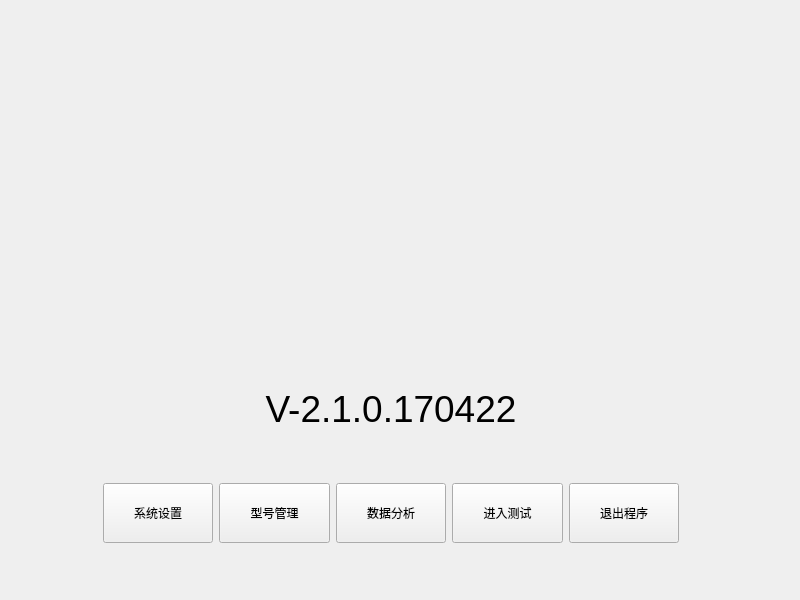
<?xml version="1.0" encoding="UTF-8"?>
<ui version="4.0">
 <class>Desktop</class>
 <widget class="QWidget" name="Desktop">
  <property name="geometry">
   <rect>
    <x>0</x>
    <y>0</y>
    <width>800</width>
    <height>600</height>
   </rect>
  </property>
  <property name="windowTitle">
   <string>Desktop</string>
  </property>
  <layout class="QVBoxLayout" name="verticalLayout">
   <property name="leftMargin">
    <number>0</number>
   </property>
   <property name="topMargin">
    <number>0</number>
   </property>
   <property name="rightMargin">
    <number>0</number>
   </property>
   <property name="bottomMargin">
    <number>0</number>
   </property>
   <item>
    <widget class="QStackedWidget" name="desktop">
     <property name="currentIndex">
      <number>0</number>
     </property>
     <widget class="QWidget" name="MainPage">
      <layout class="QVBoxLayout" name="verticalLayout_2">
       <property name="leftMargin">
        <number>0</number>
       </property>
       <property name="topMargin">
        <number>0</number>
       </property>
       <property name="rightMargin">
        <number>0</number>
       </property>
       <property name="bottomMargin">
        <number>0</number>
       </property>
       <item>
        <widget class="QWidget" name="WidgetHome" native="true">
         <layout class="QGridLayout" name="gridLayout" rowstretch="6,1,1,1,0" columnstretch="1,1,10,1,1">
          <item row="3" column="4">
           <widget class="QLabel" name="IconNet">
            <property name="maximumSize">
             <size>
              <width>40</width>
              <height>40</height>
             </size>
            </property>
            <property name="text">
             <string/>
            </property>
            <property name="scaledContents">
             <bool>true</bool>
            </property>
           </widget>
          </item>
          <item row="1" column="4">
           <widget class="QLabel" name="label_2">
            <property name="text">
             <string/>
            </property>
           </widget>
          </item>
          <item row="2" column="4">
           <widget class="QLabel" name="IconSql">
            <property name="maximumSize">
             <size>
              <width>40</width>
              <height>40</height>
             </size>
            </property>
            <property name="text">
             <string/>
            </property>
            <property name="scaledContents">
             <bool>true</bool>
            </property>
           </widget>
          </item>
          <item row="0" column="0">
           <spacer name="verticalSpacer">
            <property name="orientation">
             <enum>Qt::Vertical</enum>
            </property>
            <property name="sizeHint" stdset="0">
             <size>
              <width>20</width>
              <height>40</height>
             </size>
            </property>
           </spacer>
          </item>
          <item row="3" column="3">
           <widget class="QLabel" name="label_3">
            <property name="text">
             <string/>
            </property>
           </widget>
          </item>
          <item row="4" column="4">
           <widget class="QLabel" name="label">
            <property name="text">
             <string/>
            </property>
           </widget>
          </item>
          <item row="2" column="3">
           <widget class="QLabel" name="label_4">
            <property name="text">
             <string/>
            </property>
           </widget>
          </item>
          <item row="1" column="2" rowspan="3">
           <widget class="QStackedWidget" name="keybord">
            <property name="currentIndex">
             <number>1</number>
            </property>
            <widget class="QWidget" name="page">
             <layout class="QVBoxLayout" name="verticalLayout_3">
              <item>
               <widget class="QTextBrowser" name="Text"/>
              </item>
             </layout>
            </widget>
            <widget class="QWidget" name="page_2">
             <layout class="QVBoxLayout" name="verticalLayout_4" stretch="0,1,0">
              <property name="leftMargin">
               <number>0</number>
              </property>
              <property name="topMargin">
               <number>0</number>
              </property>
              <property name="rightMargin">
               <number>0</number>
              </property>
              <property name="bottomMargin">
               <number>0</number>
              </property>
              <item>
               <widget class="QLabel" name="titleVn">
                <property name="sizeIncrement">
                 <size>
                  <width>0</width>
                  <height>44</height>
                 </size>
                </property>
                <property name="styleSheet">
                 <string notr="true">font:28pt;</string>
                </property>
                <property name="text">
                 <string>V-2.1.0.170422</string>
                </property>
                <property name="alignment">
                 <set>Qt::AlignCenter</set>
                </property>
               </widget>
              </item>
              <item>
               <spacer name="verticalSpacer_2">
                <property name="orientation">
                 <enum>Qt::Vertical</enum>
                </property>
                <property name="sizeHint" stdset="0">
                 <size>
                  <width>20</width>
                  <height>40</height>
                 </size>
                </property>
               </spacer>
              </item>
              <item>
               <layout class="QGridLayout" name="gridLayout_3">
                <item row="0" column="0">
                 <widget class="QPushButton" name="btnSyst">
                  <property name="enabled">
                   <bool>true</bool>
                  </property>
                  <property name="sizePolicy">
                   <sizepolicy hsizetype="Expanding" vsizetype="Expanding">
                    <horstretch>0</horstretch>
                    <verstretch>0</verstretch>
                   </sizepolicy>
                  </property>
                  <property name="minimumSize">
                   <size>
                    <width>97</width>
                    <height>60</height>
                   </size>
                  </property>
                  <property name="text">
                   <string>系统设置</string>
                  </property>
                 </widget>
                </item>
                <item row="0" column="1">
                 <widget class="QPushButton" name="btnType">
                  <property name="enabled">
                   <bool>true</bool>
                  </property>
                  <property name="sizePolicy">
                   <sizepolicy hsizetype="Expanding" vsizetype="Expanding">
                    <horstretch>0</horstretch>
                    <verstretch>0</verstretch>
                   </sizepolicy>
                  </property>
                  <property name="minimumSize">
                   <size>
                    <width>97</width>
                    <height>60</height>
                   </size>
                  </property>
                  <property name="text">
                   <string>型号管理</string>
                  </property>
                 </widget>
                </item>
                <item row="0" column="2">
                 <widget class="QPushButton" name="btnData">
                  <property name="enabled">
                   <bool>true</bool>
                  </property>
                  <property name="sizePolicy">
                   <sizepolicy hsizetype="Expanding" vsizetype="Expanding">
                    <horstretch>0</horstretch>
                    <verstretch>0</verstretch>
                   </sizepolicy>
                  </property>
                  <property name="minimumSize">
                   <size>
                    <width>97</width>
                    <height>60</height>
                   </size>
                  </property>
                  <property name="text">
                   <string>数据分析</string>
                  </property>
                 </widget>
                </item>
                <item row="0" column="3">
                 <widget class="QPushButton" name="btnTest">
                  <property name="enabled">
                   <bool>true</bool>
                  </property>
                  <property name="sizePolicy">
                   <sizepolicy hsizetype="Expanding" vsizetype="Expanding">
                    <horstretch>0</horstretch>
                    <verstretch>0</verstretch>
                   </sizepolicy>
                  </property>
                  <property name="minimumSize">
                   <size>
                    <width>97</width>
                    <height>60</height>
                   </size>
                  </property>
                  <property name="text">
                   <string>进入测试</string>
                  </property>
                 </widget>
                </item>
                <item row="0" column="4">
                 <widget class="QPushButton" name="btnQuit">
                  <property name="sizePolicy">
                   <sizepolicy hsizetype="Expanding" vsizetype="Expanding">
                    <horstretch>0</horstretch>
                    <verstretch>0</verstretch>
                   </sizepolicy>
                  </property>
                  <property name="minimumSize">
                   <size>
                    <width>97</width>
                    <height>60</height>
                   </size>
                  </property>
                  <property name="text">
                   <string>退出程序</string>
                  </property>
                 </widget>
                </item>
               </layout>
              </item>
             </layout>
            </widget>
           </widget>
          </item>
          <item row="1" column="3">
           <widget class="QLabel" name="label_5">
            <property name="text">
             <string/>
            </property>
           </widget>
          </item>
          <item row="3" column="0">
           <widget class="QLabel" name="label_6">
            <property name="maximumSize">
             <size>
              <width>40</width>
              <height>40</height>
             </size>
            </property>
            <property name="text">
             <string/>
            </property>
           </widget>
          </item>
          <item row="4" column="0" colspan="2">
           <spacer name="verticalSpacer_3">
            <property name="orientation">
             <enum>Qt::Vertical</enum>
            </property>
            <property name="sizeHint" stdset="0">
             <size>
              <width>20</width>
              <height>40</height>
             </size>
            </property>
           </spacer>
          </item>
          <item row="3" column="1">
           <widget class="QLabel" name="label_7">
            <property name="maximumSize">
             <size>
              <width>40</width>
              <height>40</height>
             </size>
            </property>
            <property name="text">
             <string/>
            </property>
           </widget>
          </item>
         </layout>
        </widget>
       </item>
      </layout>
     </widget>
    </widget>
   </item>
  </layout>
 </widget>
 <layoutdefault spacing="6" margin="11"/>
 <resources/>
 <connections/>
</ui>
